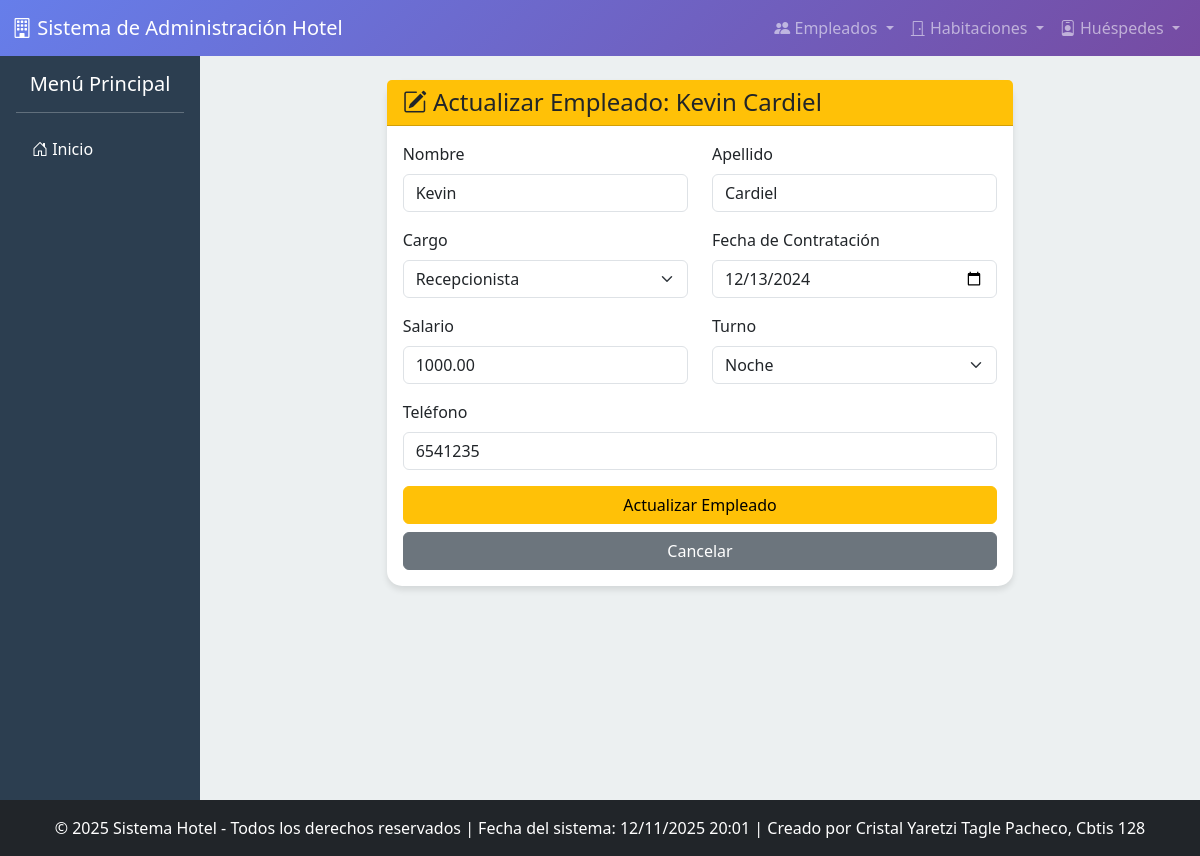
The app's page /empleados/actualizar/3/ with its own data.
### app_Hotel/models.py (models this page shows, shortened)
class Empleado(models.Model):
    CARGOS = (
        ('GER', 'Gerente'),
        ('REC', 'Recepcionista'),
        ('LIM', 'Personal de Limpieza'),
        ('OTR', 'Otro'),
    )
    TURNOS = (
        ('MAN', 'Mañana'),
        ('TAR', 'Tarde'),
        ('NOCH', 'Noche'),
    )
    nombre = models.CharField(max_length=100)
    apellido = models.CharField(max_length=100)
    cargo = models.CharField(max_length=3, choices=CARGOS, default='OTR')
    fecha_contratacion = models.DateField()
    salario = models.DecimalField(max_digits=10, decimal_places=2)
    turno = models.CharField(max_length=4, choices=TURNOS)
    telefono = models.CharField(max_length=15, unique=True)
    class Meta:
        verbose_name_plural = "Empleados"
        ordering = ['apellido']

### app_Hotel/views.py (the view, shortened to what this page needs)
# urls.py: path('empleados/actualizar/<int:empleado_id>/', views.realizar_actualizacion_empleados, name='realizar_actualizacion_empleados'),
def realizar_actualizacion_empleados(request, empleado_id):
    empleado = get_object_or_404(Empleado, id=empleado_id)
    return render(request, 'empleados/actualizar_empleados_form.html', {'empleado': empleado})

### app_Hotel/templates/empleados/actualizar_empleados_form.html (shortened to what this page needs)
{% extends 'base.html' %}
{% block content %}
<div class="row">
    <div class="col-md-8 mx-auto">
        <div class="card">
            <div class="card-header bg-warning text-dark">
                <h4 class="mb-0"><i class="bi bi-pencil-square"></i> Actualizar Empleado: {{ empleado.nombre }} {{ empleado.apellido }}</h4>
            </div>
            <div class="card-body">
                <form method="POST">
                    <div class="row">
                        <div class="col-md-6 mb-3">
                            <label class="form-label">Nombre</label>
                            <input type="text" class="form-control" name="nombre" value="{{ empleado.nombre }}" required>
                        </div>
                        <div class="col-md-6 mb-3">
                            <label class="form-label">Apellido</label>
                            <input type="text" class="form-control" name="apellido" value="{{ empleado.apellido }}" required>
                        </div>
                    </div>
                    <div class="row">
                        <div class="col-md-6 mb-3">
                            <label class="form-label">Cargo</label>
                            <select class="form-select" name="cargo" required>
                                <option value="REC" {% if empleado.cargo == 'REC' %}selected{% endif %}>Recepcionista</option>
                            </select>
                        </div>
                        <div class="col-md-6 mb-3">
                            <label class="form-label">Fecha de Contratación</label>
                            <input type="date" class="form-control" name="fecha_contratacion" value="{{ empleado.fecha_contratacion|date:'Y-m-d' }}" required>
                        </div>
                    </div>
                    <div class="row">
                        <div class="col-md-6 mb-3">
                            <label class="form-label">Salario</label>
                            <input type="number" step="0.01" class="form-control" name="salario" value="{{ empleado.salario }}" required>
                        </div>
                        <div class="col-md-6 mb-3">
                            <label class="form-label">Turno</label>
                            <select class="form-select" name="turno" required>
                                <option value="NOCH" {% if empleado.turno == 'NOCH' %}selected{% endif %}>Noche</option>
                            </select>
                        </div>
                    </div>
                    <div class="mb-3">
                        <label class="form-label">Teléfono</label>
                        <input type="text" class="form-control" name="telefono" value="{{ empleado.telefono }}" required>
                    </div>
                    <div class="d-grid gap-2">
                        <button type="submit" class="btn btn-warning">Actualizar Empleado</button>
                        <a href="{% url 'actualizar_empleados' %}" class="btn btn-secondary">Cancelar</a>
                    </div>
                </form>
            </div>
        </div>
    </div>
</div>
{% endblock %}

### app_Hotel/templates/base.html (style rules this page uses)
body { background-color: #f8f9fa; font-family: 'Segoe UI', Tahoma, Geneva, Verdana, sans-serif; }
.card { border: none; border-radius: 15px; box-shadow: 0 4px 6px rgba(0,0,0,0.1); transition: transform 0.3s ease; }

### records on screen
Empleado: nombre "Kevin", apellido "Cardiel", cargo "Recepcionista", fecha_contratacion "12/13/2024", salario "1000.00", turno "Noche", telefono "6541235"
